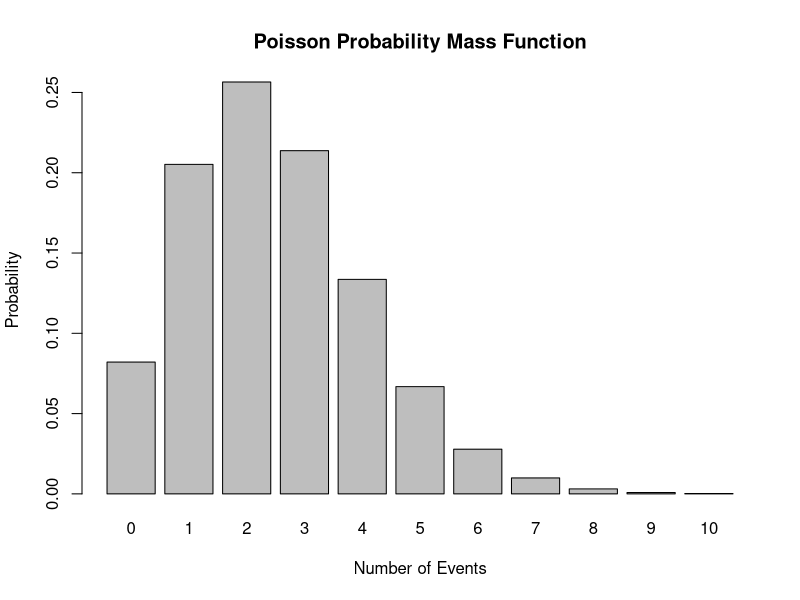
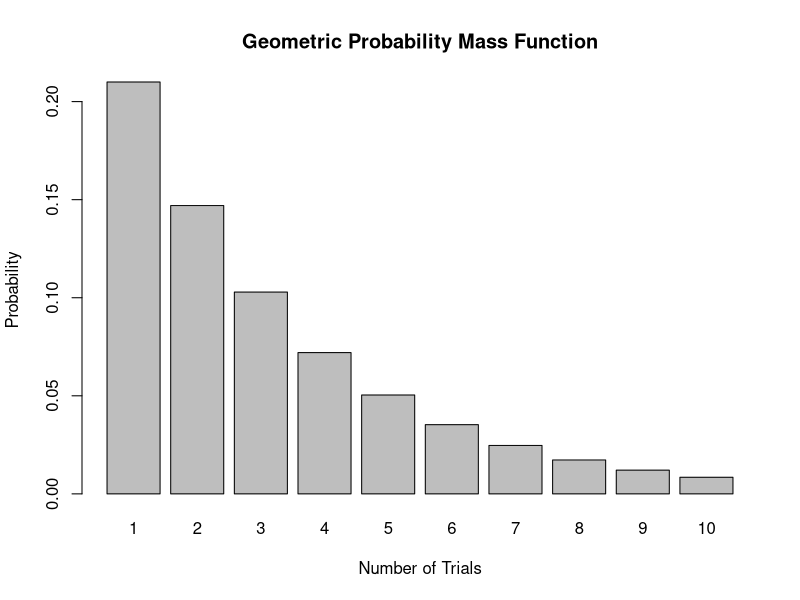

Write the R code that produced these figures, in order.
#### Laboratory 1



### Exercises - Compulsory



## Exercise 9

getFirstProbabilitiesPoisson <- function (lambda, number)
{
  numbers <- 0 : number;
  
  probabilities <- dpois(numbers, lambda);
  
  barplot(probabilities, names.arg = numbers, xlab = "Number of Events",
          ylab = "Probability",
          main = paste("Poisson Probability Mass Function"));
}


lambda <- 2.5;
number <- 10;

getFirstProbabilitiesPoisson(lambda, number);



# Exercise 10

getFirstProbabilitiesGeometric <- function (probability, number)
{
  numbers <- 1 : number;
  
  probabilities <- dgeom(numbers, probability);
  
  barplot(probabilities, names.arg = numbers, xlab = "Number of Trials", 
          ylab = "Probability", 
          main = paste("Geometric Probability Mass Function"))
}


probability <- 0.3;
number <- 10;

getFirstProbabilitiesGeometric(probability, number)



### Exercises - During Class



## ...